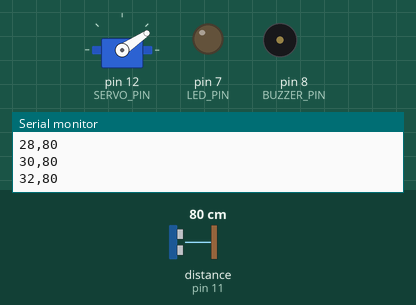
Simulated run of this sketch. Board: Arduino Uno, built with avr-gcc and run on an emulated ATmega328P. Parts: servo, output pins drawn as LEDs (lit = HIGH), buzzer (waves = sounding, pin HIGH), the last lines printed to the serial monitor. Wiring (inferred from the names in the program): ultrasonic range finder: trigger pin 10; echo pin 11. Inputs (shaded band) come from the test bench; at power-on: distance to the obstacle (sensor on pin 11) 80 cm. The echo pulse lasts 58.3 µs per cm; pins used as bus, display or sensor lines are not drawn.

Above: at 1.79 s.
1.8 s: distance to the obstacle (sensor on pin 11) set to 2 cm
At 1.97 s:
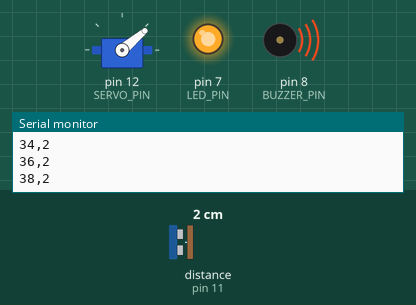
4.8 s: distance to the obstacle (sensor on pin 11) set to 35 cm
At 6.37 s:
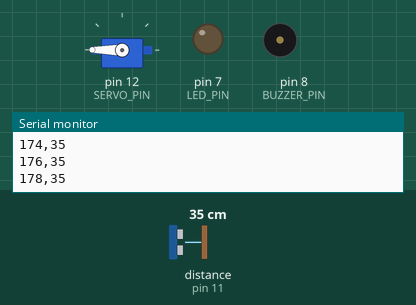
7.8 s: distance to the obstacle (sensor on pin 11) set to 120 cm
10.8 s: distance to the obstacle (sensor on pin 11) set to 22 cm
13.8 s: distance to the obstacle (sensor on pin 11) set to 19 cm
At 14.81 s:
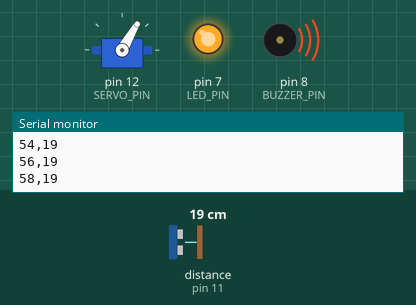
16.8 s: distance to the obstacle (sensor on pin 11) set to 60 cm
At 16.86 s:
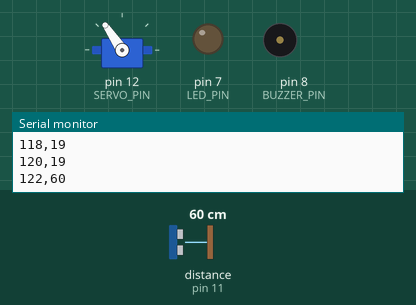
Timing chart, 0 to 20.8 s (numbered marks = the images above; inputs shaded):
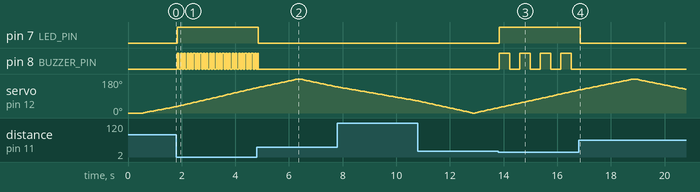

The sketch:

radar.ino
```cpp
// =============================================================
//  Ultrasonik Sensorlu Radar - Ana Arduino Kodu
//  Servo 0-180 derece tarar, her acida mesafe olcer,
//  "aci,mesafe\n" formatinda seri porta gonderir.
//  mesafe = 0  ->  o acida gecerli nesne yok
// =============================================================
#include <Servo.h>

// ---- Pin plani (ekipce sabit) ----
const int TRIG_PIN   = 10;
const int ECHO_PIN   = 11;
const int SERVO_PIN  = 12;
const int BUZZER_PIN = 8;
const int LED_PIN    = 7;

// ---- Tarama ayarlari ----
const int MIN_ACI = 0;
const int MAX_ACI = 180;
const int ADIM    = 2;                 // derece
const unsigned long SERVO_BEKLEME_MS = 30;   // servonun yerine oturmasi icin

// ---- Olcum ayarlari ----
const int OLCUM_SAYISI = 3;            // her acida alinan olcum (medyan alinir)
const int MIN_MESAFE   = 2;            // cm
const int MAX_MESAFE   = 200;          // cm (guvenilir aralik)
const unsigned long ECHO_TIMEOUT = 12000UL;  // us, ~200 cm'ye karsilik gelir

// ---- Uyari ayarlari ----
const int UYARI_ESIGI = 20;            // cm, bunun altinda uyari
const unsigned long EN_HIZLI_BIP = 60;   // ms, nesne cok yakinken
const unsigned long EN_YAVAS_BIP = 400;  // ms, nesne esige yakinken

Servo servo;
int uyariMesafe = 0;                   // uyari sisteminin baktigi son mesafe
bool bipAcik = false;
unsigned long sonBipZamani = 0;

// -------------------------------------------------------------
// Tek olcum: cm cinsinden mesafe, gecersizse -1
// -------------------------------------------------------------
int olcMesafe() {
  digitalWrite(TRIG_PIN, LOW);
  delayMicroseconds(2);
  digitalWrite(TRIG_PIN, HIGH);
  delayMicroseconds(10);
  digitalWrite(TRIG_PIN, LOW);

  unsigned long sure = pulseIn(ECHO_PIN, HIGH, ECHO_TIMEOUT);
  if (sure == 0) return -1;            // yankı gelmedi

  int mesafe = (int)(sure * 0.0343 / 2.0 + 0.5);
  if (mesafe < MIN_MESAFE || mesafe > MAX_MESAFE) return -1;
  return mesafe;
}

// -------------------------------------------------------------
// Birkac olcumun medyani: tek bir hatali olcumu eler
// -------------------------------------------------------------
int olcFiltreli() {
  int degerler[OLCUM_SAYISI];
  int n = 0;

  for (int i = 0; i < OLCUM_SAYISI; i++) {
    int m = olcMesafe();
    if (m > 0) degerler[n++] = m;
    bekle(10);                         // onceki yankinin sonmesi icin
  }
  if (n == 0) return -1;

  // kucukten buyuge siralama (insertion sort)
  for (int i = 1; i < n; i++) {
    int anahtar = degerler[i];
    int j = i - 1;
    while (j >= 0 && degerler[j] > anahtar) {
      degerler[j + 1] = degerler[j];
      j--;
    }
    degerler[j + 1] = anahtar;
  }
  return degerler[n / 2];
}

// -------------------------------------------------------------
// Uyari sistemi
// uyariKontrol(): yeni mesafeyi bildirir
// uyariGuncelle(): buzzer/LED'i millis() ile surer (kodu durdurmaz)
// -------------------------------------------------------------
void uyariGuncelle() {
  if (uyariMesafe <= 0 || uyariMesafe >= UYARI_ESIGI) {
    digitalWrite(LED_PIN, LOW);
    digitalWrite(BUZZER_PIN, LOW);
    bipAcik = false;
    return;
  }

  digitalWrite(LED_PIN, HIGH);

  // nesne yaklastikca bip araligi kisalir
  unsigned long aralik = map(uyariMesafe, MIN_MESAFE, UYARI_ESIGI,
                             EN_HIZLI_BIP, EN_YAVAS_BIP);
  unsigned long simdi = millis();
  if (simdi - sonBipZamani >= aralik) {
    bipAcik = !bipAcik;
    digitalWrite(BUZZER_PIN, bipAcik ? HIGH : LOW);
    sonBipZamani = simdi;
  }
}

void uyariKontrol(int mesafe) {
  uyariMesafe = mesafe;
  uyariGuncelle();
}

// delay() yerine: beklerken uyari sistemi calismaya devam eder
void bekle(unsigned long ms) {
  unsigned long baslangic = millis();
  while (millis() - baslangic < ms) {
    uyariGuncelle();
  }
}

// -------------------------------------------------------------
// Bir aciyi tara: servoyu dondur, olc, gonder, uyar
// -------------------------------------------------------------
void tara(int aci) {
  servo.write(aci);
  bekle(SERVO_BEKLEME_MS);

  int mesafe = olcFiltreli();
  if (mesafe < 0) mesafe = 0;          // 0 = nesne yok

  Serial.print(aci);
  Serial.print(',');
  Serial.println(mesafe);              // satir sonu: \n

  uyariKontrol(mesafe);
}

void setup() {
  pinMode(TRIG_PIN, OUTPUT);
  pinMode(ECHO_PIN, INPUT);
  pinMode(BUZZER_PIN, OUTPUT);
  pinMode(LED_PIN, OUTPUT);

  servo.attach(SERVO_PIN);
  servo.write(MIN_ACI);
  Serial.begin(9600);
  delay(500);
}

void loop() {
  for (int aci = MIN_ACI; aci <= MAX_ACI; aci += ADIM) tara(aci);
  for (int aci = MAX_ACI; aci >= MIN_ACI; aci -= ADIM) tara(aci);
}
```

Measured:
- the behaviour switches between 20 and 19 cm on distance to the obstacle (sensor on pin 11) (found by bisection; images 2 and 3)
- after the input at 1.8 s, pin 7 (LED_PIN): LOW → HIGH at once; pin 8 (BUZZER_PIN): alternates HIGH for 0.06 s and LOW for 0.06 s, starting at once
- after the input at 4.8 s, pin 7 (LED_PIN): HIGH → LOW after 0.05 s
- after the input at 13.8 s, pin 7 (LED_PIN): LOW → HIGH after 0.05 s; pin 8 (BUZZER_PIN): alternates HIGH for 0.38 s and LOW for 0.38 s, starting after 0.05 s
- after the input at 16.8 s, pin 7 (LED_PIN): HIGH → LOW after 0.06 s; pin 8 (BUZZER_PIN): stops changing and stays LOW
- by itself, servo on pin 12 (SERVO_PIN): rises from 122° to 180° in 1.9 s, then falls to 126° in 1.9 s
